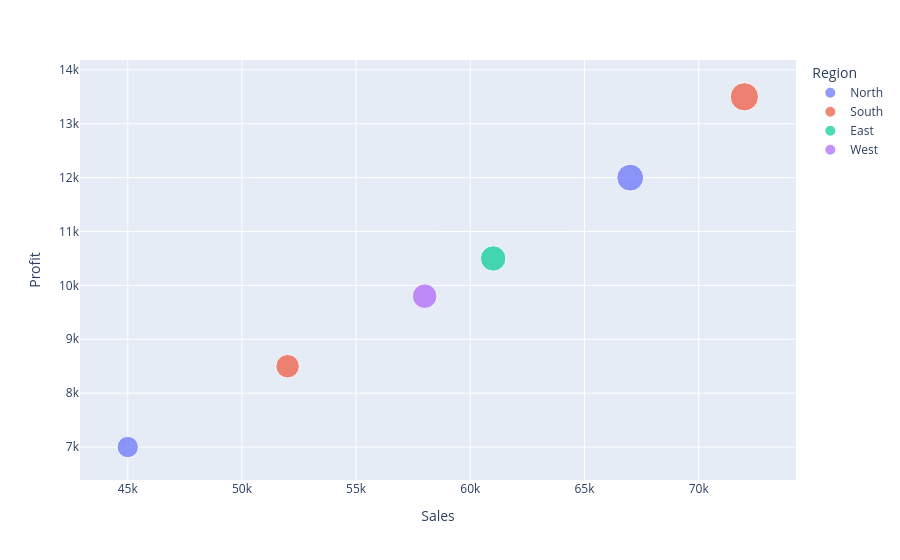

Source (notebook cell):
### Markdown cell above
### Scatter Plot

### Code cell
fig = px.scatter(
    sales_data,
    x="Sales",
    y="Profit",
    size="Orders",
    color="Region"
)

fig.show()

### Figure 1 — Plotly figure (JSON) as saved in the notebook; plotly's stock layout.template omitted (floating-point values rounded to 4 significant figures)
{"data": [{"hovertemplate": "Region=North<br>Sales=%{x}<br>Profit=%{y}<br>Orders=%{marker.size}<extra></extra>", "legendgroup": "North", "marker": {"color": "#636efa", "size": [120, 190], "sizemode": "area", "sizeref": 0.525, "symbol": "circle"}, "mode": "markers", "name": "North", "orientation": "v", "showlegend": true, "type": "scatter", "x": [45000, 67000], "xaxis": "x", "y": [7000, 12000], "yaxis": "y"}, {"hovertemplate": "Region=South<br>Sales=%{x}<br>Profit=%{y}<br>Orders=%{marker.size}<extra></extra>", "legendgroup": "South", "marker": {"color": "#EF553B", "size": [145, 210], "sizemode": "area", "sizeref": 0.525, "symbol": "circle"}, "mode": "markers", "name": "South", "orientation": "v", "showlegend": true, "type": "scatter", "x": [52000, 72000], "xaxis": "x", "y": [8500, 13500], "yaxis": "y"}, {"hovertemplate": "Region=East<br>Sales=%{x}<br>Profit=%{y}<br>Orders=%{marker.size}<extra></extra>", "legendgroup": "East", "marker": {"color": "#00cc96", "size": [170], "sizemode": "area", "sizeref": 0.525, "symbol": "circle"}, "mode": "markers", "name": "East", "orientation": "v", "showlegend": true, "type": "scatter", "x": [61000], "xaxis": "x", "y": [10500], "yaxis": "y"}, {"hovertemplate": "Region=West<br>Sales=%{x}<br>Profit=%{y}<br>Orders=%{marker.size}<extra></extra>", "legendgroup": "West", "marker": {"color": "#ab63fa", "size": [160], "sizemode": "area", "sizeref": 0.525, "symbol": "circle"}, "mode": "markers", "name": "West", "orientation": "v", "showlegend": true, "type": "scatter", "x": [58000], "xaxis": "x", "y": [9800], "yaxis": "y"}], "layout": {"legend": {"itemsizing": "constant", "title": {"text": "Region"}, "tracegroupgap": 0}, "margin": {"t": 60}, "xaxis": {"anchor": "y", "domain": [0, 1], "title": {"text": "Sales"}}, "yaxis": {"anchor": "x", "domain": [0, 1], "title": {"text": "Profit"}}}}
